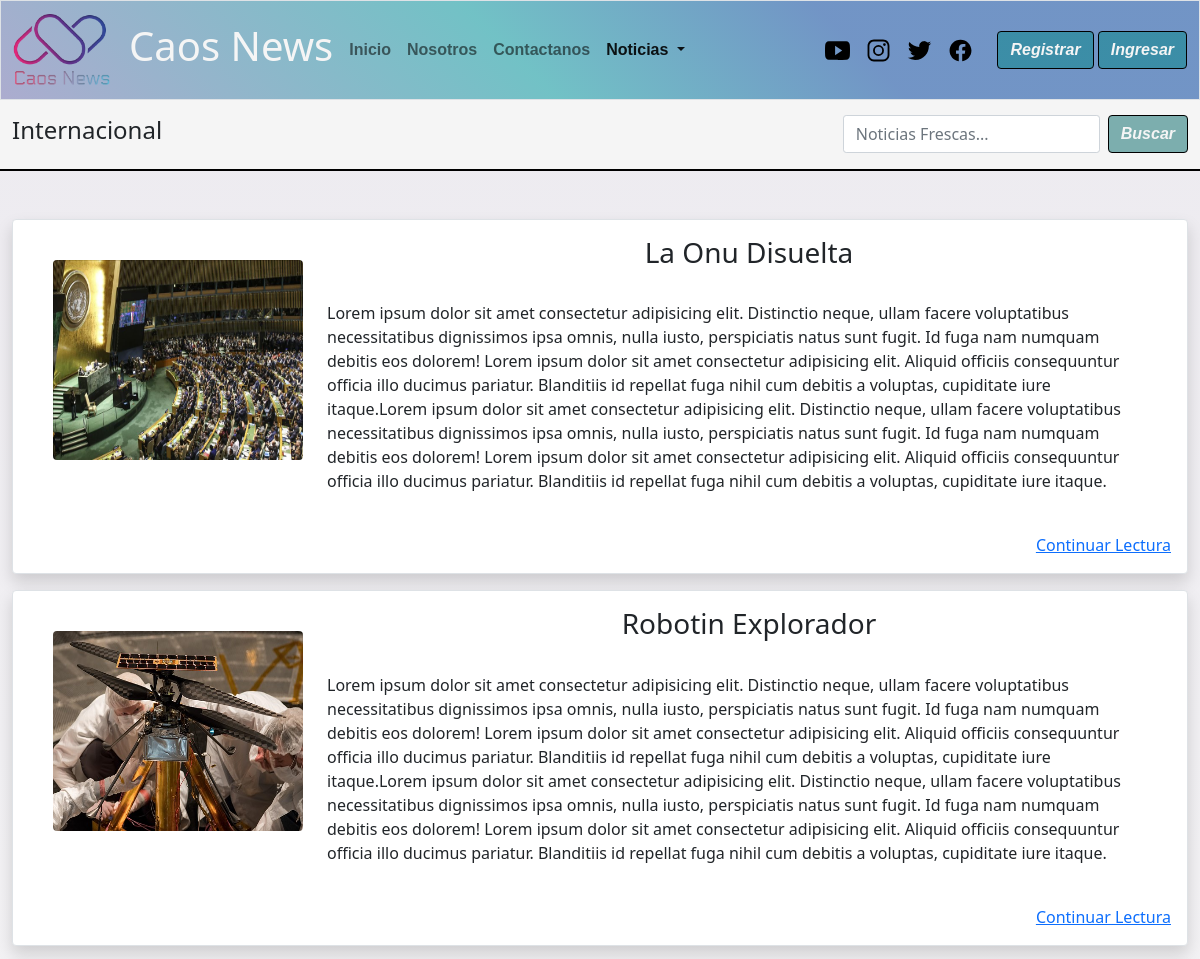
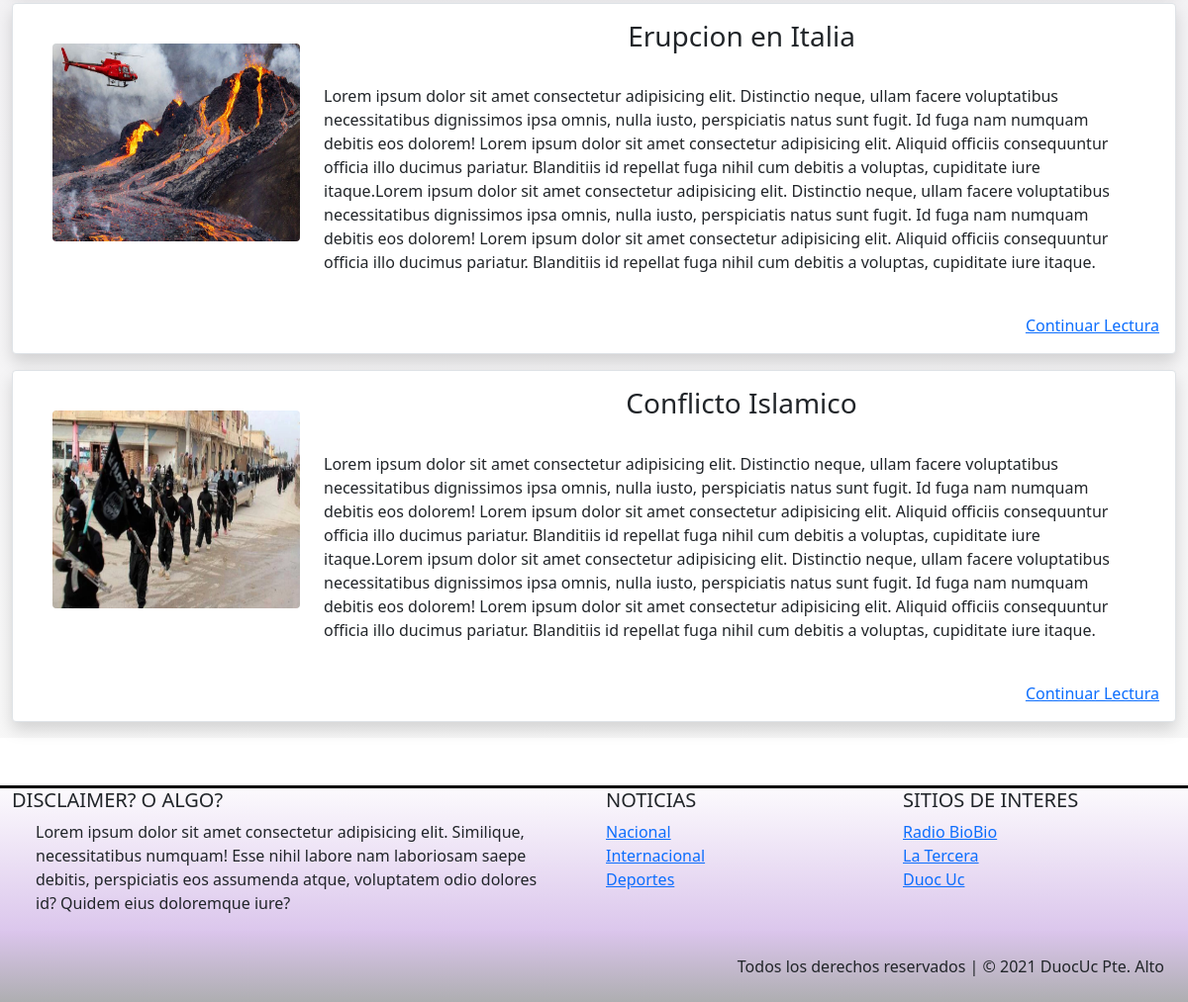
The page /Categoria/Internacional/ on the database its author committed (2 pictures, top to bottom).
### caos_news/models.py (models this page shows, shortened)
class Categoria(models.Model):
    cod_catg = models.IntegerField(primary_key=True)
    nombre_catg = models.CharField(max_length=50)

class Noticia(models.Model):
    nombre_not = models.CharField(primary_key= True, max_length=50)
    fecha_not = models.DateField(default=datetime.date.today)
    redac =  models.TextField()
    img_not = models.ImageField(upload_to='noticias',null=True)
    publicar = models.BooleanField(default=False)
    comentario = models.TextField(null=True,default='Sin observaciones')
    autor = models.ForeignKey(User,null=True, on_delete=models.CASCADE)
    categoria = models.ForeignKey(Categoria, on_delete=models.CASCADE)

### caos_news/views.py (the view)
# urls.py: path('Categoria/<id>/',categoria,name='categ'),
def categoria(request,id):
    cate_all = Categoria.objects.all()
    cate = Categoria.objects.get(nombre_catg=id)
    noti = Noticia.objects.filter(categoria=cate,publicar=True).order_by('-fecha_not')
    context = {"cate":cate,"cate_all":cate_all,"noti_all":noti}
    return render(request,"Categoria.html",context)

### caos_news/templates/Categoria.html (shortened to what this page needs)
{% extends 'base.html' %}
{% load static %}
{% block link_activos %}
                    <ul class="navbar-nav me-auto mb-2 mb-lg-0">
                        <li class="nav-item">
                            <a class="nav-link" aria-current="page" href="{% url 'index'%}">Inicio</a>
                        </li>
                        {% if user.is_authenticated %}
                            <li class="nav-item ">
                                <a class="nav-link" href="{% url 'enviar_n' %}">Subir noticia</a>
                            </li>
                            <li class="nav-item">
                                <a class="nav-link" href="{% url 'mis_notis' %}">Mis Noticias</a>
                            </li>
                        {% else %}
                            <li class="nav-item">
                            <a class="nav-link" href="{% url 'nos' %}">Nosotros</a>
                        </li>
                        <li class="nav-item">
                            <a class="nav-link" href="{% url 'contac' %}">Contactanos</a>
                        </li>
                        {% endif %}
                        <li class="nav-item dropdown">
                            <a class="nav-link active dropdown-toggle" href="#" id="navbarDropdown" role="button"
                                data-bs-toggle="dropdown" aria-expanded="false">
                                Noticias
                            </a>
                        </li>
{% endblock link_activos %}
{% block contenido %}
<main>
        <nav class="navbar sticky-top" id="barra-busqueda">
            <div class="container-fluid ">
                <span class="navbar-text">
                {% if user.is_authenticated %}
                    <h4> Bienvenido(a) {{user.first_name}} {{user.last_name}}  // Categoria: {{cate.nombre_catg}} </h4>
                {% else %}
                    <h4>{{cate.nombre_catg}}</h4>
                {% endif %}
                </span>
                <form class="d-flex" method="POST" action="{% url 'filter_d'%}">
                    <input class="form-control me-2" type="search" placeholder="Noticias Frescas..." name="txtbusqueda" aria-label="Search">
                    <button id="boton" class="btn btn-outline" type="submit">Buscar</button>
                </form>
            </div>
        </nav>
<section class="container-fluid mt-5 mb-5">
    <div class="row">
        <div class="col-12 col-lg-12">
             {% for noti in noti_all %}
            <div class="d-grid gap-3">
                <div class="p-3 bg-light border shadow mb-3 bg-body rounded">
                    <div class="float-start">
                        <img src="{{noti.img_not.url}}"
                            class=" m-4 rounded-2  animate__animated animate__fadeIn" alt="..." width="250"
                            height="200">
                    </div>
                    <div class="mx-auto m-l-3">
                        <div class="text m-l-2 md-sm-center animate__animated ">
                            <h3 class="text-center animate__animated animate__backInRight">{{noti.nombre_not}}</h3>
                            <p class="p-4">
                                {{noti.redac}}
                            </p>
                        </div>
                        <div class="text-end animate__animated animate__fadeInDown"><a
                                href="{% url 'noti' noti.nombre_not %}">Continuar Lectura</a>
                        </div>
                    </div>
                </div>
            </div>
             {% endfor %}
        </div>
    </div>
</section>
{% endblock contenido %}
{% block categorias %}
    {% for x in cate_all %}
        <li><a href="{% url 'categ' x.nombre_catg %}">{{x.nombre_catg}}</a></li>
    {% endfor %}
{% endblock categorias %}

### rows shown on the page
Categoria: nombre_catg "Internacional"
Noticia: img_not (picture), nombre_not "La Onu Disuelta", redac "Lorem ipsum dolor sit amet consectetur adipisicing elit. Distinctio neque, ullam facere voluptatibus necessitatibus dignissimos ipsa omnis, nulla iusto, perspiciatis natus sunt fugit. Id fuga nam numquam debitis eos dolorem! Lorem ipsum dolor sit amet consectetur adipisicing elit. Aliquid officiis consequuntur officia illo ducimus pariatur. Blanditiis id repellat fuga nihil cum debitis a voluptas, cupiditate iure itaque.Lorem ipsum dolor sit amet consectetur adipisicing elit. Distinctio neque, ullam facere voluptatibus necessitatibus dignissimos ipsa omnis, nulla iusto, perspiciatis natus sunt fugit. Id fuga nam numquam debitis eos dolorem! Lorem ipsum dolor sit amet consectetur adipisicing…"
Noticia: img_not (picture), nombre_not "Robotin Explorador", redac "Lorem ipsum dolor sit amet consectetur adipisicing elit. Distinctio neque, ullam facere voluptatibus necessitatibus dignissimos ipsa omnis, nulla iusto, perspiciatis natus sunt fugit. Id fuga nam numquam debitis eos dolorem! Lorem ipsum dolor sit amet consectetur adipisicing elit. Aliquid officiis consequuntur officia illo ducimus pariatur. Blanditiis id repellat fuga nihil cum debitis a voluptas, cupiditate iure itaque.Lorem ipsum dolor sit amet consectetur adipisicing elit. Distinctio neque, ullam facere voluptatibus necessitatibus dignissimos ipsa omnis, nulla iusto, perspiciatis natus sunt fugit. Id fuga nam numquam debitis eos dolorem! Lorem ipsum dolor sit amet consectetur adipisicing…"
Noticia: img_not (picture), nombre_not "Erupcion en Italia", redac "Lorem ipsum dolor sit amet consectetur adipisicing elit. Distinctio neque, ullam facere voluptatibus necessitatibus dignissimos ipsa omnis, nulla iusto, perspiciatis natus sunt fugit. Id fuga nam numquam debitis eos dolorem! Lorem ipsum dolor sit amet consectetur adipisicing elit. Aliquid officiis consequuntur officia illo ducimus pariatur. Blanditiis id repellat fuga nihil cum debitis a voluptas, cupiditate iure itaque.Lorem ipsum dolor sit amet consectetur adipisicing elit. Distinctio neque, ullam facere voluptatibus necessitatibus dignissimos ipsa omnis, nulla iusto, perspiciatis natus sunt fugit. Id fuga nam numquam debitis eos dolorem! Lorem ipsum dolor sit amet consectetur adipisicing…"
Noticia: img_not (picture), nombre_not "Conflicto Islamico", redac "Lorem ipsum dolor sit amet consectetur adipisicing elit. Distinctio neque, ullam facere voluptatibus necessitatibus dignissimos ipsa omnis, nulla iusto, perspiciatis natus sunt fugit. Id fuga nam numquam debitis eos dolorem! Lorem ipsum dolor sit amet consectetur adipisicing elit. Aliquid officiis consequuntur officia illo ducimus pariatur. Blanditiis id repellat fuga nihil cum debitis a voluptas, cupiditate iure itaque.Lorem ipsum dolor sit amet consectetur adipisicing elit. Distinctio neque, ullam facere voluptatibus necessitatibus dignissimos ipsa omnis, nulla iusto, perspiciatis natus sunt fugit. Id fuga nam numquam debitis eos dolorem! Lorem ipsum dolor sit amet consectetur adipisicing…"
Categoria: nombre_catg "Nacional"
Categoria: nombre_catg "Deportes"
